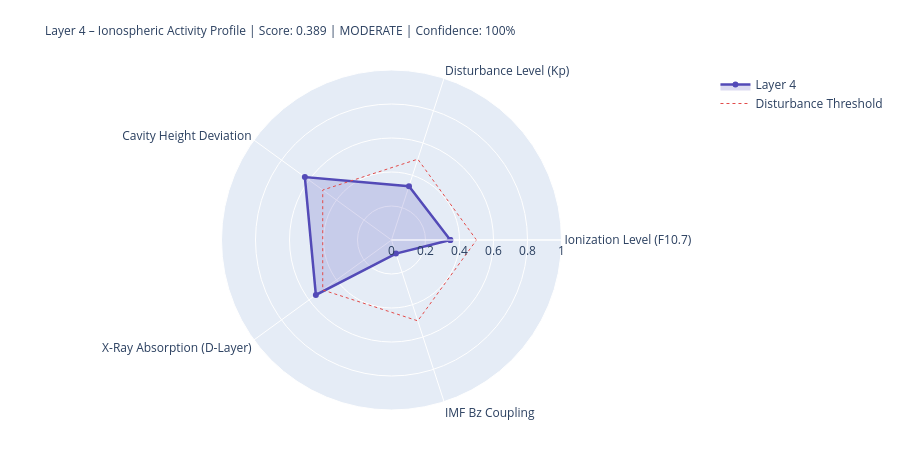

Notebook cell for this chart:
### Markdown cell above
---
## 4. State Assessment & Handoff to Layer 5

### Code cell
# ============================================================
# LAYER-4-SCORE
# ============================================================

COMPONENTS = {
    'Ionization Level (F10.7)':    {'score': ioniz,       'source': 'primary' if f107_now else 'from_layer0', 'dynamic': True},
    'Disturbance Level (Kp)':          {'score': disturb,     'source': 'primary' if kp_now   else 'from_layer0', 'dynamic': True},
    'Cavity Height Deviation':    {'score': h_dev,       'source': 'derived',                                'dynamic': True},
    'X-Ray Absorption (D-Layer)':{'score': xray_ioniz,  'source': 'primary' if xray_now else 'missing',     'dynamic': True},
    'IMF Bz Coupling':             {'score': bz_coupling, 'source': 'primary' if bz_now   else 'from_layer0', 'dynamic': True},
}

available    = {k: v['score'] for k, v in COMPONENTS.items() if v['score'] is not None}
unavailable  = [k for k, v in COMPONENTS.items() if v['score'] is None]
layer4_score = round(sum(available.values()) / len(available), 4) if available else None
confidence   = round(len(available) / len(COMPONENTS), 2)
level = ('unknown' if layer4_score is None
         else 'quiet'   if layer4_score < 0.3
         else 'moderate' if layer4_score < 0.6
         else 'active')
dominant_l4 = max(available, key=available.get) if available else 'none'

# Resonance delta for Schumann SR-1
sr1_ref = schumann_freq(1, 80.0)
sr1_now = schumann_freq(1, h_eff)
sr1_delta_mhz = (sr1_now - sr1_ref) * 1000

# Propagation conditions
prop_cond = ('disturbed'   if kp_val > 4
             else 'unsettled' if kp_val > 2
             else 'normal')
if xray_class in ['X', 'M']:
    prop_cond = 'Radio-Blackout moeglich'

W = 68
print('=' * W)
print('LAYER 4 – IONOSPHERE – STATE ASSESSMENT')
print('=' * W)
for name, comp in COMPONENTS.items():
    s = comp['score']
    if s is not None:
        bar = '█' * int(s * 20) + '░' * (20 - int(s * 20))
        print(f'  {name:<36} {bar}  {s:.3f}  [{comp["source"]}]')
    else:
        print(f'  {name:<36} {"─" * 20}  n/a   [missing]')
print('-' * W)
print(f'  Score:          {layer4_score:.3f}  ({len(available)}/{len(COMPONENTS)} components)')
print(f'  Confidence:     {confidence:.0%}')
print(f'  Level:          {level.upper()}')
print(f'  Dominant:       {dominant_l4}')
print(f'  Cavity height:  {h_eff:.1f} km  (Ref: 80.0 km)')
print(f'  SR-1:           {sr1_now:.3f} Hz  (Δ {sr1_delta_mhz:+.1f} mHz vs. ref)')
print(f'  Propagation:    {prop_cond}')
print(f'  X-Ray:          {xray_class}-class  ({xray_now:.2e} W/m²)' if xray_now else '  X-Ray:          n/a')
print('=' * W)

# Radar
cats   = list(available.keys())
vals_r = list(available.values())
if len(cats) >= 3:
    fig = go.Figure()
    fig.add_trace(go.Scatterpolar(
        r=vals_r + [vals_r[0]], theta=cats + [cats[0]],
        fill='toself', fillcolor='rgba(83,74,183,0.20)',
        line=dict(color='#534AB7', width=2.5), name='Layer 4'
    ))
    fig.add_trace(go.Scatterpolar(
        r=[0.5] * (len(cats)+1), theta=cats + [cats[0]],
        line=dict(color='#E24B4A', dash='dot', width=1),
        mode='lines', name='Disturbance Threshold'
    ))
    fig.update_layout(
        title=dict(
            text=f'Layer 4 – Ionospheric Activity Profile | Score: {layer4_score:.3f} | {level.upper()} | Confidence: {confidence:.0%}',
            font=dict(size=12)
        ),
        polar=dict(radialaxis=dict(visible=True, range=[0, 1])),
        height=450, showlegend=True,
        margin=dict(l=80, r=80, t=70, b=40)
    )
    fig.show()

### Figure 1 — Plotly figure (JSON) as saved in the notebook; plotly's stock layout.template omitted (floating-point values rounded to 4 significant figures)
{"data": [{"fill": "toself", "fillcolor": "rgba(83,74,183,0.20)", "line": {"color": "#534AB7", "width": 2.5}, "name": "Layer 4", "r": [0.346, 0.333, 0.63, 0.55, 0.084, 0.346], "theta": ["Ionization Level (F10.7)", "Disturbance Level (Kp)", "Cavity Height Deviation", "X-Ray Absorption (D-Layer)", "IMF Bz Coupling", "Ionization Level (F10.7)"], "type": "scatterpolar"}, {"line": {"color": "#E24B4A", "dash": "dot", "width": 1}, "mode": "lines", "name": "Disturbance Threshold", "r": [0.5, 0.5, 0.5, 0.5, 0.5, 0.5], "theta": ["Ionization Level (F10.7)", "Disturbance Level (Kp)", "Cavity Height Deviation", "X-Ray Absorption (D-Layer)", "IMF Bz Coupling", "Ionization Level (F10.7)"], "type": "scatterpolar"}], "layout": {"height": 450, "margin": {"b": 40, "l": 80, "r": 80, "t": 70}, "polar": {"radialaxis": {"range": [0, 1], "visible": true}}, "showlegend": true, "title": {"font": {"size": 12}, "text": "Layer 4 – Ionospheric Activity Profile | Score: 0.389 | MODERATE | Confidence: 100%"}}}
